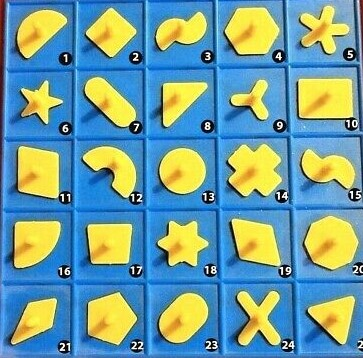
#> input picture game_pieces.jpg, 363 x 358 px, given in place of the camera
$ python live_classify.py
#> lines starting #> are read from the running program, lines starting #| are printed output that depends on the picture; after the words box and inside, x2 and y2 are one past the last pixel; in counts of white or black regions, pixels touching at a corner belong together
#> further down, frame is the input picture: shape (358, 363, 3); mean B, G, R 155.9, 157.8, 115.1
### classify_shape.py
import cv2
import numpy as np


def mask_largest_contour(input, hsv_low, hsv_high, rotation=0):
    input_blur = cv2.GaussianBlur(input,(5,5),cv2.BORDER_DEFAULT)
    hsv = cv2.cvtColor(input_blur, cv2.COLOR_BGR2HSV)
    mask_all = cv2.inRange(hsv, hsv_low, hsv_high)
    ret,thresh = cv2.threshold(mask_all, 40, 255, 0)
    contours = cv2.findContours(thresh, cv2.RETR_EXTERNAL, cv2.CHAIN_APPROX_NONE)[1]
    mask = np.zeros(input.shape[0:2], np.uint8)
    if len(contours) != 0:
        c = max(contours, key = cv2.contourArea)
        if rotation != 0:
            c = rotate_contour(c,rotation)
        x,y,w,h = cv2.boundingRect(c)
        square_size = max(w,h)
        mask = np.zeros((square_size,square_size), np.uint8)
        cx = int(w/2)+x
        cy = int(h/2)+y
        center = int(square_size/2)
        cv2.fillPoly(mask, pts =[c], color=255,offset=(-cx+center,-cy+center))
    return mask

def intersection_over_union(input, test, input_rotation):
    lower_yellow = np.array([0,50,50])
    upper_yellow = np.array([50, 255, 255])
    lower_yellow_cam = np.array([15,100,50])
    upper_yellow_cam = np.array([50, 255, 255])
    input_mask = mask_largest_contour(input,lower_yellow_cam, upper_yellow_cam, rotation=input_rotation)
    test_mask = mask_largest_contour(test,lower_yellow, upper_yellow)
    input_mask = cv2.resize(input_mask, test_mask.shape, interpolation = cv2.INTER_AREA)
    intersection = cv2.bitwise_and(input_mask,test_mask)
    union = cv2.bitwise_or(input_mask,test_mask)
    return float(cv2.countNonZero(intersection))/float(cv2.countNonZero(union))

def cart2pol(x, y):
    theta = np.arctan2(y, x)
    rho = np.hypot(x, y)
    return theta, rho

def pol2cart(theta, rho):
    x = rho * np.cos(theta)
    y = rho * np.sin(theta)
    return x, y

def rotate_contour(cnt, angle):
    M = cv2.moments(cnt)
    cx = int(M['m10']/M['m00'])
    cy = int(M['m01']/M['m00'])
    cnt_norm = cnt - [cx, cy]
    coordinates = cnt_norm[:, 0, :]
    xs, ys = coordinates[:, 0], coordinates[:, 1]
    thetas, rhos = cart2pol(xs, ys)
    thetas = np.rad2deg(thetas)
    thetas = (thetas + angle) % 360
    thetas = np.deg2rad(thetas)
    xs, ys = pol2cart(thetas, rhos)
    cnt_norm[:, 0, 0] = xs
    cnt_norm[:, 0, 1] = ys
    cnt_rotated = cnt_norm + [cx, cy]
    cnt_rotated = cnt_rotated.astype(np.int32)
    return cnt_rotated
# [9 lines of commented-out code are left out]

def classify(input, img_list):
    degree_increment = 5
    best_fit_test = (0,0) # (shape_num, deg)
    max_iou = 0
    for i in img_list:
        test_image = cv2.imread('shapes/piece_{}.png'.format(i))
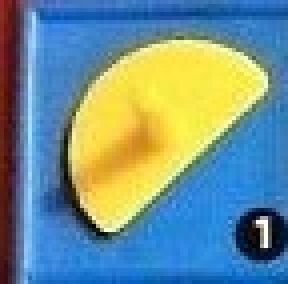
#> input picture shapes/piece_0.png, 72 x 71 px (shown 4 times larger)
#> test_image is the input picture: shape (71, 72, 3); mean B, G, R 143.7, 144.4, 113.1
        for deg in np.linspace(0,180, degree_increment):
            iou = intersection_over_union(input, test_image, deg)
            if  iou > max_iou:
                best_fit_test = (i,deg)
                max_iou = iou
#> this loop made 5 passes
#> (iou, max_iou) on passes 1, 3, 4: (0.66, 0.66), (0.664, 0.664), (0.665, 0.665)
#> iou on passes 2, 5: 0.648, 0.658
#> pass 1, in mask_largest_contour, `input_blur = cv2.GaussianBlur(input,(5,5),cv2.BORDER_DEFAULT)`:
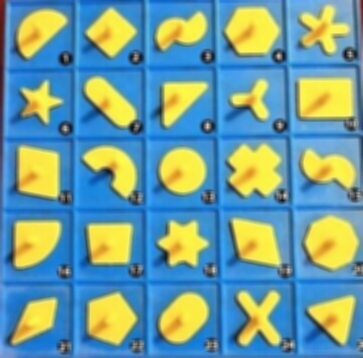
#> input_blur: shape (358, 363, 3); mean B, G, R 155.9, 157.8, 115.1
#> pass 1, in mask_largest_contour, `mask_all = cv2.inRange(hsv, hsv_low, hsv_high)`:
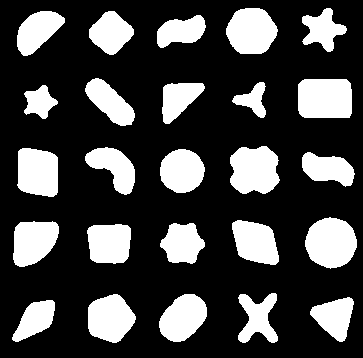
#> mask_all: shape (358, 363); 26.9% white; 25 white regions, largest, box (x1, y1, x2, y2) and area: (305, 217, 357, 269) 2048, (298, 79, 352, 118) 2046, (230, 146, 280, 194) 1945
#> pass 1, in intersection_over_union, `input_mask = mask_largest_contour(input,lower_yellow_cam, upper_yellow..`:
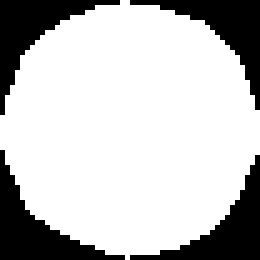
#> input_mask: shape (52, 52) (shown 5 times larger); 75.7% white; 4 black regions, box (x1, y1, x2, y2) and area: (0, 30, 25, 52) 174, (26, 31, 52, 52) 162, (0, 0, 24, 23) 161, (26, 0, 52, 22) 159
#> after the loop, best_fit_test = (0, 135); max_iou = 0.665
    return best_fit_test

# input = cv2.imread('piece_13_rot.png')
# print(input.shape)
# print(classify(input))

### live_classify.py
import classify_shape
import cv2
import numpy as np

cam = cv2.VideoCapture(0, cv2.CAP_DSHOW)
# frame = cv2.imread('game_pieces.jpg')
prev_shape = 1
while(1):
    ret, frame = cam.read()
#> (the run stopped early here; a loop or call above may not have finished)
